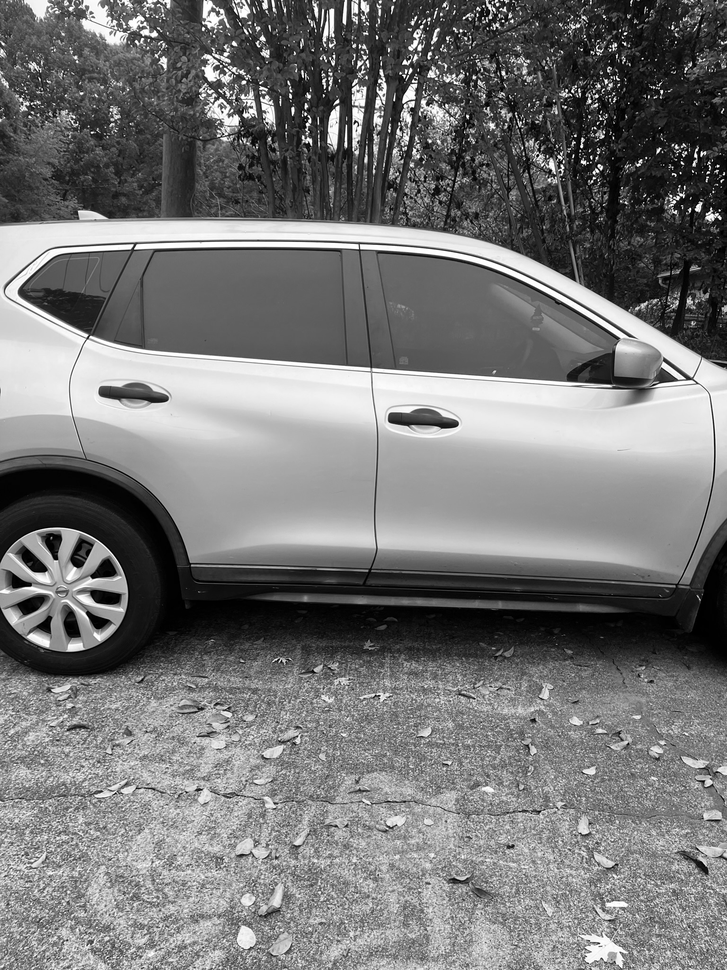
#> input picture Q1/Question1A/img2grayscale.png, 727 x 970 px, shrunk from 1536 x 2048 before the run
$ python all_edge_detection.py
#> lines starting #> are read from the running program, lines starting #| are printed output that depends on the picture
import numpy as np
import cv2
import matplotlib.pyplot as plt

captured_image = cv2.imread("img2grayscale.png")
#> captured_image is the input picture: shape (970, 727, 3); min 0, max 255, mean 119
edge_image = cv2.Canny(captured_image,180,200)
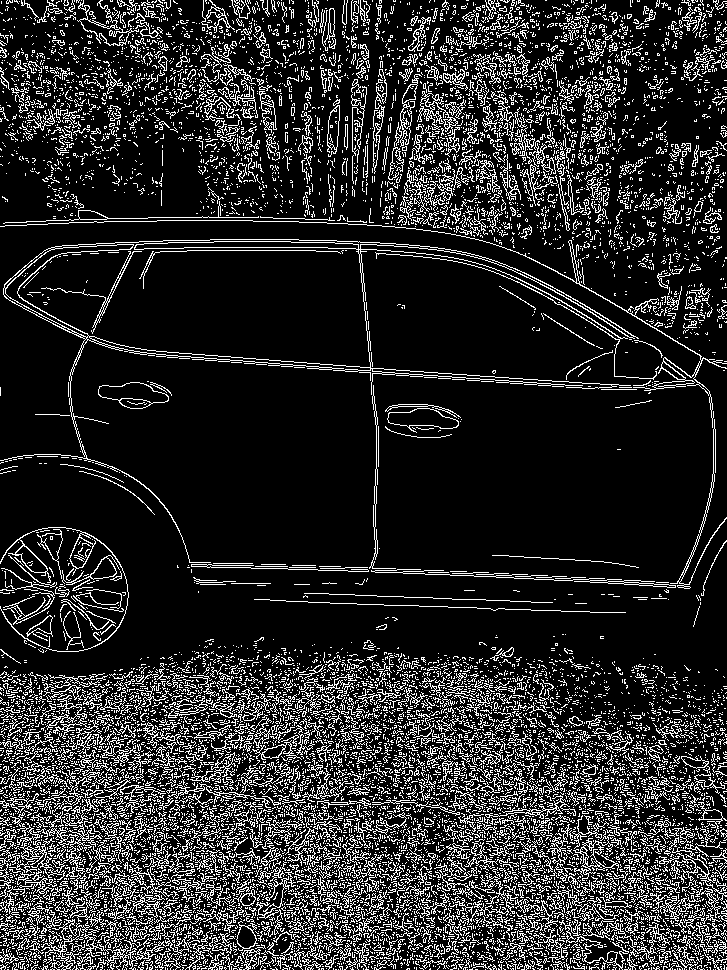
#> edge_image: shape (970, 727); 16.3% white in thin lines or dots

print(captured_image)
#> (printed output is left out)
plt.imshow(captured_image)
plt.imshow(edge_image,cmap="gray")
plt.show()
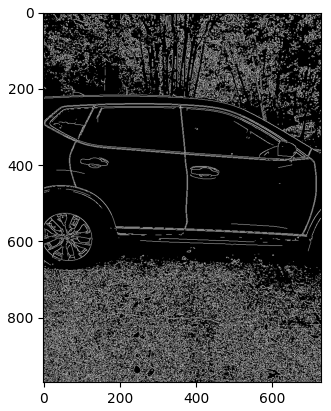
#> figure drawn by matplotlib, 1 panel
